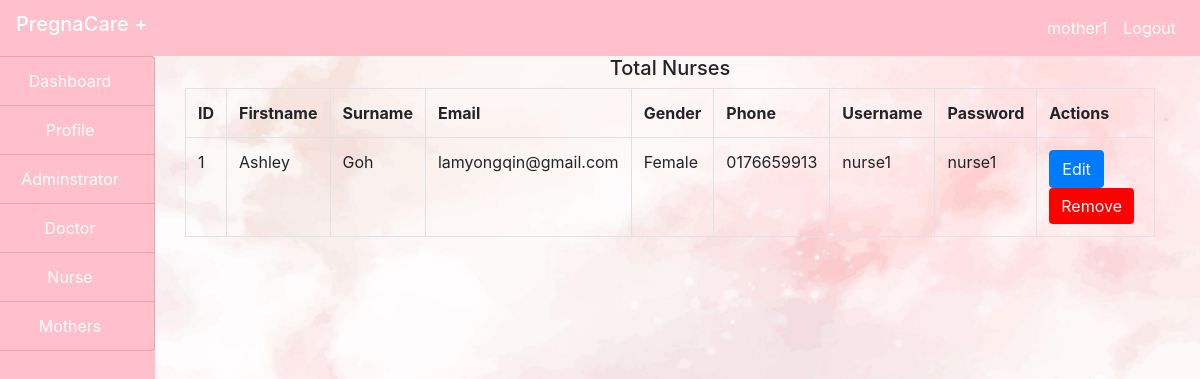
Screenshot of /admin/nurse.php (signed in) with the database file from the repository.
### tables this page shows
CREATE TABLE `nurses` (
  `id` int(100) NOT NULL,
  `firstname` varchar(100) NOT NULL,
  `surname` varchar(100) NOT NULL,
  `email` varchar(100) NOT NULL,
  `gender` varchar(100) NOT NULL,
  `phone` varchar(100) NOT NULL,
  `username` varchar(100) NOT NULL,
  `password` varchar(100) NOT NULL,
  `status` varchar(100) NOT NULL
);

### admin/nurse.php (the view, shortened to what this page needs)
<?php
include("../include/connection.php");
?>
<!DOCTYPE html>
<html>
<head>
</head>
<body style="background-image: url(img/background1.jpg);background-repeat:no-repeat; background-size:cover;">
    <?php
    include("../include/header.php");
    ?>
    <div class="container=fluid">
        <div class="col-md-12">
            <div class="row">
                <div class="col-md-2" style="margin-left: -30px;">
                <?php
                include("sidenav.php");
                ?>
                </div>
                <div class="col-md-10">
                    <h5 class="text-center">Total Nurses</h5>
                <?php
                $query = "SELECT * FROM nurses WHERE status='Approved' ORDER BY password ASC";
                $res = mysqli_query($connect, $query);
                $output ="";
$output .="
    <table class='table table-bordered'>
    <tr>
        <th>ID</th>
        <th>Firstname</th>
        <th>Surname</th>
        <th>Email</th>
        <th>Gender</th>
        <th>Phone</th>
        <th>Username</th>
        <th>Password</th>
        <th>Actions</th>
    </tr>
";
while ($row = mysqli_fetch_assoc($res)){
    $output .="
        <tr>
        <td>".$row['id']."</td>
        <td>".$row['firstname']."</td>
        <td>".$row['surname']."</td>
        <td>".$row['email']."</td>
        <td>".$row['gender']."</td>
        <td>".$row['phone']."</td>
        <td>".$row['username']."</td>
        <td>".$row['password']."</td>
        <td>
        <form method='post'><button type='submit' class='btn btn-primary' name='editbutton' value=".$row['id'].">Edit</button>
        <button id='removebtn' name='removebtn' class='btn btn-primary' style='background-color: red; border: none;' value=".$row['id'].">Remove</button>
        </form></td>
    ";
}
$output .="
    </tr>
</table>
";
echo $output;
                ?>
                </div>
            </div>
        </div>
    </div>
</body>
</html>

### rows the page displays
nurses: id "1", firstname "Ashley", surname "Goh", email "lamyongqin@gmail.com", gender "Female", phone "0176659913", username "nurse1", password "nurse1"

### other values shown
$user "mother1"
